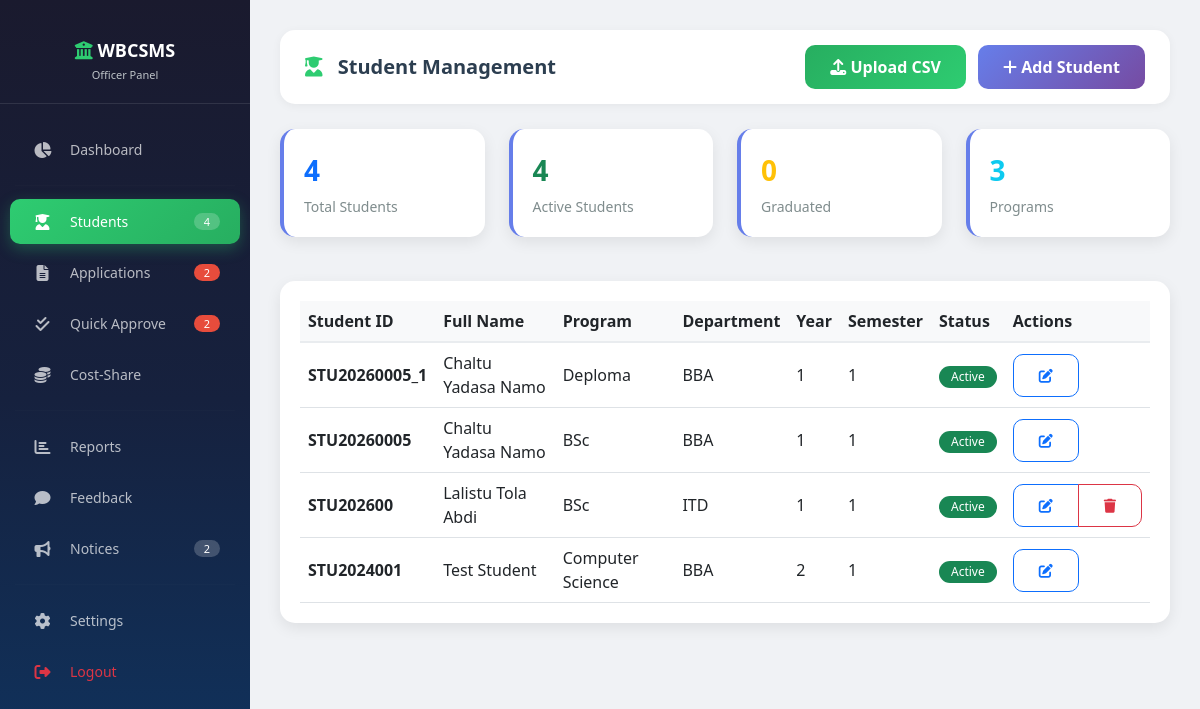
/modules/officer/students.php (signed in), run on the app's committed database.
### tables this page shows
CREATE TABLE `students` (
  `student_id` int(11) NOT NULL,
  `student_code` varchar(20) NOT NULL,
  `user_id` int(11) DEFAULT NULL,
  `full_name` varchar(100) NOT NULL,
  `gender` enum('Male','Female','Other') DEFAULT 'Male',
  `date_of_birth` date DEFAULT NULL,
  `nationality` varchar(50) DEFAULT 'Ethiopian',
  `phone` varchar(20) DEFAULT NULL,
  `email` varchar(100) DEFAULT NULL,
  `program` varchar(100) NOT NULL,
  `department_id` int(11) NOT NULL,
  `year_of_study` int(11) DEFAULT '1',
  `semester` int(11) DEFAULT '1',
  `academic_year` varchar(20) DEFAULT NULL,
  `gpa` decimal(3,2) DEFAULT NULL,
  `enrollment_status` enum('active','graduated','suspended','withdrawn') DEFAULT 'active',
  `created_at` timestamp NOT NULL DEFAULT CURRENT_TIMESTAMP,
  `updated_at` timestamp NOT NULL DEFAULT CURRENT_TIMESTAMP ON UPDATE CURRENT_TIMESTAMP,
  `form_request_status` enum('not_requested','pending','approved','rejected') DEFAULT 'not_requested',
  `form_request_date` datetime DEFAULT NULL,
  `form_approval_date` datetime DEFAULT NULL
);

CREATE TABLE `departments` (
  `dept_id` int(11) NOT NULL,
  `dept_code` varchar(20) NOT NULL,
  `dept_name` varchar(100) NOT NULL,
  `faculty` varchar(100) DEFAULT NULL,
  `budget_allocation` decimal(15,2) DEFAULT '0.00',
  `hod_user_id` int(11) DEFAULT NULL,
  `created_at` timestamp NOT NULL DEFAULT CURRENT_TIMESTAMP,
  `status` enum('active','inactive') DEFAULT 'active'
);

### modules/officer/students.php (the view, shortened to what this page needs)
<?php
require_once '../../includes/auth.php';
$students = $pdo->query("
    SELECT s.*, d.dept_name, d.dept_code
    FROM students s
    JOIN departments d ON s.department_id = d.dept_id
    ORDER BY s.created_at DESC
")->fetchAll();
$totalStudents = count($students);
$activeStudents = array_filter($students, function($s) { return $s['enrollment_status'] == 'active'; });
$graduatedStudents = array_filter($students, function($s) { return $s['enrollment_status'] == 'graduated'; });
?>
<!DOCTYPE html>
<html lang="en">
<head>
    <link href="https://cdn.jsdelivr.net/npm/bootstrap@5.3.0/dist/css/bootstrap.min.css" rel="stylesheet">
    <link rel="stylesheet" href="https://cdnjs.cloudflare.com/ajax/libs/font-awesome/6.4.0/css/all.min.css">
    <link href="../../assets/css/style.css" rel="stylesheet">
    <link rel="stylesheet" href="https://cdn.datatables.net/1.13.6/css/dataTables.bootstrap5.min.css">
</head>
<body>
    <?php include '../../includes/officer_sidebar.php'; ?>
    <div class="main-content">
        <div class="top-nav">
            <h5><i class="fas fa-user-graduate"></i> Student Management</h5>
            <div>
                <button class="btn btn-success me-2" data-bs-toggle="modal" data-bs-target="#uploadModal">
                    <i class="fas fa-upload"></i> Upload CSV
                </button>
                <button class="btn btn-primary" data-bs-toggle="modal" data-bs-target="#addStudentModal">
                    <i class="fas fa-plus"></i> Add Student
                </button>
            </div>
        </div>
        <div class="row g-4 mb-4">
            <div class="col-md-3">
                <div class="stats-card">
                    <div class="number text-primary"><?php echo $totalStudents; ?></div>
                    <div class="label">Total Students</div>
                </div>
            </div>
            <div class="col-md-3">
                <div class="stats-card">
                    <div class="number text-success"><?php echo count($activeStudents); ?></div>
                    <div class="label">Active Students</div>
                </div>
            </div>
            <div class="col-md-3">
                <div class="stats-card">
                    <div class="number text-warning"><?php echo count($graduatedStudents); ?></div>
                    <div class="label">Graduated</div>
                </div>
            </div>
            <div class="col-md-3">
                <div class="stats-card">
                    <?php
                    $stmt = $pdo->query("SELECT COUNT(DISTINCT program) FROM students");
                    $programs = $stmt->fetchColumn();
                    ?>
                    <div class="number text-info"><?php echo $programs; ?></div>
                    <div class="label">Programs</div>
                </div>
            </div>
        </div>
        <div class="table-container">
            <div class="table-responsive">
                <table class="table table-hover" id="studentTable">
                    <thead>
                        <tr>
                            <th>Student ID</th>
                            <th>Full Name</th>
                            <th>Program</th>
                            <th>Department</th>
                            <th>Year</th>
                            <th>Semester</th>
                            <th>Status</th>
                            <th>Actions</th>
                        </tr>
                    </thead>
                    <tbody>
                        <?php foreach ($students as $student): ?>
                        <tr>
                            <td><strong><?php echo htmlspecialchars($student['student_code']); ?></strong></td>
                            <td><?php echo htmlspecialchars($student['full_name']); ?></td>
                            <td><?php echo htmlspecialchars($student['program']); ?></td>
                            <td><?php echo htmlspecialchars($student['dept_code']); ?></td>
                            <td><?php echo $student['year_of_study']; ?></td>
                            <td><?php echo $student['semester']; ?></td>
                            <td>
                                <?php if ($student['enrollment_status'] == 'active'): ?>
                                    <span class="badge bg-success">Active</span>
                                <?php elseif ($student['enrollment_status'] == 'graduated'): ?>
                                    <span class="badge bg-primary">Graduated</span>
                                <?php elseif ($student['enrollment_status'] == 'suspended'): ?>
                                    <span class="badge bg-danger">Suspended</span>
                                <?php else: ?>
                                    <span class="badge bg-secondary">Withdrawn</span>
                                <?php endif; ?>
                            </td>
                            <td>
                                <div class="btn-group btn-group-sm">
                                    <a href="?edit=<?php echo $student['student_id']; ?>" class="btn btn-outline-primary">
                                        <i class="fas fa-edit"></i>
                                    </a>
                                    <?php
                                    $stmt = $pdo->prepare("SELECT COUNT(*) FROM cost_share_applications WHERE student_id = ?");
                                    $stmt->execute([$student['student_id']]);
                                    $hasApps = $stmt->fetchColumn() > 0;
                                    ?>
                                    <?php if (!$hasApps): ?>
                                    <button class="btn btn-outline-danger" onclick="deleteStudent(<?php echo $student['student_id']; ?>)">
                                        <i class="fas fa-trash"></i>
                                    </button>
                                    <?php endif; ?>
                                </div>
                            </td>
                        </tr>
                        <?php endforeach; ?>
                    </tbody>
                </table>
            </div>
        </div>
    </div>
</body>
</html>

### assets/css/style.css (style rules this page uses)
* { margin: 0; padding: 0; box-sizing: border-box; }
body { font-family: 'Segoe UI', Tahoma, Geneva, Verdana, sans-serif; background: #f0f2f5; color: #2C3E50; }
.main-content { margin-left: 250px; padding: 30px; min-height: 100vh; }
.top-nav { background: white; padding: 15px 25px; border-radius: 15px; box-shadow: 0 2px 10px rgba(0,0,0,0.05); margin-bottom: 25px; display: flex; justify-content: space-between; align-items: center; }
.top-nav h5 { margin: 0; font-weight: 700; color: #2C3E50; }
.top-nav h5 i { color: #667eea; margin-right: 10px; }
.stats-card { background: white; border-radius: 15px; padding: 25px; box-shadow: 0 5px 15px rgba(0,0,0,0.08); transition: transform 0.3s, box-shadow 0.3s; border-left: 4px solid #667eea; margin-bottom: 20px; }
.stats-card .number { font-size: 28px; font-weight: 700; color: #2C3E50; }
.stats-card .label { color: #7f8c8d; font-size: 14px; margin-top: 5px; }
.btn { border-radius: 10px; padding: 10px 25px; font-weight: 600; transition: all 0.3s; }
.btn-primary { background: linear-gradient(135deg, #667eea, #764ba2); border: none; }
.btn-success { background: linear-gradient(135deg, #27ae60, #2ecc71); border: none; }
.table-container { background: white; border-radius: 15px; padding: 20px; box-shadow: 0 5px 15px rgba(0,0,0,0.08); }
.table { margin-bottom: 0; }
.table th { background: #f8f9fa; font-weight: 600; border-bottom: 2px solid #e9ecef; }
.table td { vertical-align: middle; }
.badge { padding: 5px 12px; border-radius: 20px; font-weight: 500; }

### modules/officer/students.php (style rules this page uses)
.stats-card { background: white; border-radius: 15px; padding: 20px; box-shadow: 0 5px 15px rgba(0,0,0,0.08); }
.stats-card .number { font-size: 28px; font-weight: 700; }
.stats-card .label { color: #7f8c8d; font-size: 14px; }
.table-container { background: white; border-radius: 15px; padding: 20px; box-shadow: 0 5px 15px rgba(0,0,0,0.08); }

### includes/officer_sidebar.php (style rules this page uses)
.main-content { margin-left: 250px; padding: 30px; min-height: 100vh; background: #f0f2f5; }
.top-nav { background: white; padding: 15px 25px; border-radius: 15px; box-shadow: 0 2px 10px rgba(0,0,0,0.05); margin-bottom: 25px; display: flex; justify-content: space-between; align-items: center; }
.top-nav h5 { margin: 0; font-weight: 700; color: #2C3E50; }
.top-nav h5 i { color: #2ecc71; margin-right: 10px; }

### data on the page
students: student_code "STU20260005_1", full_name "Chaltu Yadasa Namo", program "Deploma", department.dept_code "BBA", year_of_study "1", semester "1", enrollment_status "Active"
students: student_code "STU20260005", full_name "Chaltu Yadasa Namo", program "BSc", department.dept_code "BBA", year_of_study "1", semester "1", enrollment_status "Active"
students: student_code "STU202600", full_name "Lalistu Tola Abdi", program "BSc", department.dept_code "ITD", year_of_study "1", semester "1", enrollment_status "Active"
students: student_code "STU2024001", full_name "Test Student", program "Computer Science", department.dept_code "BBA", year_of_study "2", semester "1", enrollment_status "Active"

### other printed values
$studentCount "4"
$pendingCount "2"
$noticeCount "2"
$totalStudents "4"
count($activeStudents) "4"
count($graduatedStudents) "0"
$programs "3"
